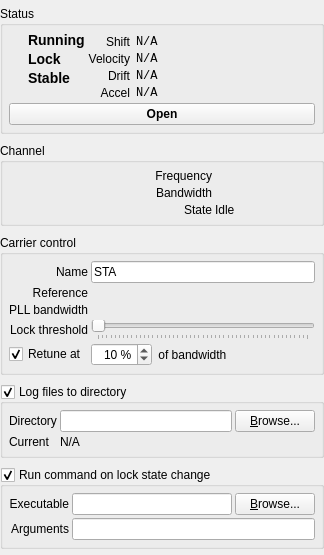
<?xml version="1.0" encoding="UTF-8"?>
<ui version="4.0">
 <class>DriftTool</class>
 <widget class="QWidget" name="DriftTool">
  <property name="geometry">
   <rect>
    <x>0</x>
    <y>0</y>
    <width>324</width>
    <height>555</height>
   </rect>
  </property>
  <property name="sizePolicy">
   <sizepolicy hsizetype="Preferred" vsizetype="Fixed">
    <horstretch>0</horstretch>
    <verstretch>0</verstretch>
   </sizepolicy>
  </property>
  <property name="windowTitle">
   <string>Form</string>
  </property>
  <layout class="QGridLayout" name="gridLayout_5">
   <property name="leftMargin">
    <number>0</number>
   </property>
   <property name="topMargin">
    <number>0</number>
   </property>
   <property name="rightMargin">
    <number>0</number>
   </property>
   <property name="bottomMargin">
    <number>0</number>
   </property>
   <property name="spacing">
    <number>3</number>
   </property>
   <item row="0" column="0">
    <widget class="QGroupBox" name="groupBox_2">
     <property name="sizePolicy">
      <sizepolicy hsizetype="Preferred" vsizetype="Fixed">
       <horstretch>0</horstretch>
       <verstretch>0</verstretch>
      </sizepolicy>
     </property>
     <property name="title">
      <string>Status</string>
     </property>
     <layout class="QGridLayout" name="gridLayout_2">
      <property name="leftMargin">
       <number>6</number>
      </property>
      <property name="topMargin">
       <number>6</number>
      </property>
      <property name="rightMargin">
       <number>6</number>
      </property>
      <property name="bottomMargin">
       <number>6</number>
      </property>
      <property name="spacing">
       <number>3</number>
      </property>
      <item row="3" column="1">
       <widget class="QLabel" name="label_15">
        <property name="text">
         <string>Drift</string>
        </property>
        <property name="alignment">
         <set>Qt::AlignRight|Qt::AlignTrailing|Qt::AlignVCenter</set>
        </property>
       </widget>
      </item>
      <item row="1" column="1">
       <widget class="QLabel" name="label_12">
        <property name="text">
         <string>Shift</string>
        </property>
        <property name="alignment">
         <set>Qt::AlignRight|Qt::AlignTrailing|Qt::AlignVCenter</set>
        </property>
       </widget>
      </item>
      <item row="2" column="3">
       <widget class="QLabel" name="velocityLabel">
        <property name="font">
         <font>
          <family>Monospace</family>
         </font>
        </property>
        <property name="text">
         <string>N/A</string>
        </property>
       </widget>
      </item>
      <item row="4" column="3">
       <widget class="QLabel" name="accelLabel">
        <property name="font">
         <font>
          <family>Monospace</family>
         </font>
        </property>
        <property name="text">
         <string>N/A</string>
        </property>
       </widget>
      </item>
      <item row="1" column="3">
       <widget class="QLabel" name="shiftLabel">
        <property name="sizePolicy">
         <sizepolicy hsizetype="Expanding" vsizetype="Preferred">
          <horstretch>0</horstretch>
          <verstretch>0</verstretch>
         </sizepolicy>
        </property>
        <property name="font">
         <font>
          <family>Monospace</family>
         </font>
        </property>
        <property name="text">
         <string>N/A</string>
        </property>
       </widget>
      </item>
      <item row="2" column="1">
       <widget class="QLabel" name="label_18">
        <property name="text">
         <string>Velocity</string>
        </property>
        <property name="alignment">
         <set>Qt::AlignRight|Qt::AlignTrailing|Qt::AlignVCenter</set>
        </property>
       </widget>
      </item>
      <item row="4" column="1">
       <widget class="QLabel" name="label_19">
        <property name="text">
         <string>Accel</string>
        </property>
        <property name="alignment">
         <set>Qt::AlignRight|Qt::AlignTrailing|Qt::AlignVCenter</set>
        </property>
       </widget>
      </item>
      <item row="3" column="3">
       <widget class="QLabel" name="driftLabel">
        <property name="sizePolicy">
         <sizepolicy hsizetype="Expanding" vsizetype="Preferred">
          <horstretch>0</horstretch>
          <verstretch>0</verstretch>
         </sizepolicy>
        </property>
        <property name="font">
         <font>
          <family>Monospace</family>
         </font>
        </property>
        <property name="text">
         <string>N/A</string>
        </property>
       </widget>
      </item>
      <item row="5" column="0" colspan="4">
       <widget class="QPushButton" name="openButton">
        <property name="font">
         <font>
          <bold>true</bold>
         </font>
        </property>
        <property name="text">
         <string>Open</string>
        </property>
        <property name="checkable">
         <bool>true</bool>
        </property>
       </widget>
      </item>
      <item row="0" column="0" rowspan="5">
       <widget class="QFrame" name="frame_2">
        <property name="sizePolicy">
         <sizepolicy hsizetype="Fixed" vsizetype="Preferred">
          <horstretch>0</horstretch>
          <verstretch>0</verstretch>
         </sizepolicy>
        </property>
        <property name="minimumSize">
         <size>
          <width>0</width>
          <height>28</height>
         </size>
        </property>
        <property name="frameShape">
         <enum>QFrame::NoFrame</enum>
        </property>
        <property name="frameShadow">
         <enum>QFrame::Raised</enum>
        </property>
        <layout class="QGridLayout" name="gridLayout_3">
         <property name="leftMargin">
          <number>0</number>
         </property>
         <property name="topMargin">
          <number>0</number>
         </property>
         <property name="rightMargin">
          <number>0</number>
         </property>
         <property name="bottomMargin">
          <number>0</number>
         </property>
         <property name="spacing">
          <number>3</number>
         </property>
         <item row="1" column="1">
          <widget class="QLabel" name="label_8">
           <property name="text">
            <string>&lt;html&gt;&lt;head/&gt;&lt;body&gt;&lt;h3 style=&quot; margin-top:14px; margin-bottom:12px; margin-left:0px; margin-right:0px; -qt-block-indent:0; text-indent:0px;&quot;&gt;&lt;span style=&quot; font-size:large; font-weight:700;&quot;&gt;Lock&lt;/span&gt;&lt;/h3&gt;&lt;/body&gt;&lt;/html&gt;</string>
           </property>
           <property name="textFormat">
            <enum>Qt::RichText</enum>
           </property>
          </widget>
         </item>
         <item row="0" column="0">
          <widget class="LED" name="runningLed">
           <property name="minimumSize">
            <size>
             <width>16</width>
             <height>16</height>
            </size>
           </property>
           <property name="maximumSize">
            <size>
             <width>16</width>
             <height>16</height>
            </size>
           </property>
           <property name="color">
            <enum>LED::Red</enum>
           </property>
           <property name="on">
            <bool>false</bool>
           </property>
          </widget>
         </item>
         <item row="0" column="1">
          <widget class="QLabel" name="label_5">
           <property name="text">
            <string>&lt;html&gt;&lt;head/&gt;&lt;body&gt;&lt;h3 style=&quot; margin-top:14px; margin-bottom:12px; margin-left:0px; margin-right:0px; -qt-block-indent:0; text-indent:0px;&quot;&gt;&lt;span style=&quot; font-size:large; font-weight:700;&quot;&gt;Running&lt;/span&gt;&lt;/h3&gt;&lt;/body&gt;&lt;/html&gt;</string>
           </property>
           <property name="textFormat">
            <enum>Qt::RichText</enum>
           </property>
          </widget>
         </item>
         <item row="1" column="0">
          <widget class="LED" name="lockLed">
           <property name="minimumSize">
            <size>
             <width>16</width>
             <height>16</height>
            </size>
           </property>
           <property name="maximumSize">
            <size>
             <width>16</width>
             <height>16</height>
            </size>
           </property>
           <property name="color">
            <enum>LED::Yellow</enum>
           </property>
           <property name="on">
            <bool>false</bool>
           </property>
          </widget>
         </item>
         <item row="4" column="1">
          <spacer name="verticalSpacer">
           <property name="orientation">
            <enum>Qt::Vertical</enum>
           </property>
           <property name="sizeHint" stdset="0">
            <size>
             <width>20</width>
             <height>1</height>
            </size>
           </property>
          </spacer>
         </item>
         <item row="2" column="0">
          <widget class="LED" name="stableLed">
           <property name="minimumSize">
            <size>
             <width>16</width>
             <height>16</height>
            </size>
           </property>
           <property name="maximumSize">
            <size>
             <width>16</width>
             <height>16</height>
            </size>
           </property>
           <property name="color">
            <enum>LED::Green</enum>
           </property>
          </widget>
         </item>
         <item row="2" column="1">
          <widget class="QLabel" name="label_16">
           <property name="font">
            <font>
             <bold>false</bold>
            </font>
           </property>
           <property name="text">
            <string>&lt;h3&gt;Stable&lt;/h3&gt;</string>
           </property>
           <property name="textFormat">
            <enum>Qt::RichText</enum>
           </property>
          </widget>
         </item>
        </layout>
       </widget>
      </item>
     </layout>
    </widget>
   </item>
   <item row="5" column="0">
    <widget class="QGroupBox" name="runCommandGroup">
     <property name="sizePolicy">
      <sizepolicy hsizetype="Preferred" vsizetype="Fixed">
       <horstretch>0</horstretch>
       <verstretch>0</verstretch>
      </sizepolicy>
     </property>
     <property name="title">
      <string>Run command on lock state change</string>
     </property>
     <property name="checkable">
      <bool>true</bool>
     </property>
     <layout class="QGridLayout" name="runCommandLayout">
      <property name="leftMargin">
       <number>6</number>
      </property>
      <property name="topMargin">
       <number>6</number>
      </property>
      <property name="rightMargin">
       <number>6</number>
      </property>
      <property name="bottomMargin">
       <number>6</number>
      </property>
      <property name="spacing">
       <number>3</number>
      </property>
      <item row="0" column="1">
       <widget class="QLineEdit" name="programPathEdit"/>
      </item>
      <item row="0" column="0">
       <widget class="QLabel" name="label_10">
        <property name="text">
         <string>Executable</string>
        </property>
        <property name="alignment">
         <set>Qt::AlignRight|Qt::AlignTrailing|Qt::AlignVCenter</set>
        </property>
       </widget>
      </item>
      <item row="0" column="2">
       <widget class="QPushButton" name="programBrowseButton">
        <property name="text">
         <string>&amp;Browse...</string>
        </property>
       </widget>
      </item>
      <item row="1" column="1" colspan="2">
       <widget class="QLineEdit" name="programArgumentsEdit"/>
      </item>
      <item row="1" column="0">
       <widget class="QLabel" name="label_11">
        <property name="text">
         <string>Arguments</string>
        </property>
        <property name="alignment">
         <set>Qt::AlignRight|Qt::AlignTrailing|Qt::AlignVCenter</set>
        </property>
       </widget>
      </item>
     </layout>
    </widget>
   </item>
   <item row="4" column="0">
    <widget class="QGroupBox" name="logFileGroup">
     <property name="sizePolicy">
      <sizepolicy hsizetype="Preferred" vsizetype="Fixed">
       <horstretch>0</horstretch>
       <verstretch>0</verstretch>
      </sizepolicy>
     </property>
     <property name="title">
      <string>Log files to directory</string>
     </property>
     <property name="checkable">
      <bool>true</bool>
     </property>
     <layout class="QGridLayout" name="logFileGroupLayout">
      <property name="leftMargin">
       <number>6</number>
      </property>
      <property name="topMargin">
       <number>6</number>
      </property>
      <property name="rightMargin">
       <number>6</number>
      </property>
      <property name="bottomMargin">
       <number>6</number>
      </property>
      <property name="spacing">
       <number>3</number>
      </property>
      <item row="0" column="0">
       <widget class="QLabel" name="label_13">
        <property name="text">
         <string>Directory</string>
        </property>
       </widget>
      </item>
      <item row="0" column="1">
       <widget class="QLineEdit" name="logDirEdit"/>
      </item>
      <item row="0" column="2">
       <widget class="QPushButton" name="logDirBrowseButton">
        <property name="text">
         <string>&amp;Browse...</string>
        </property>
       </widget>
      </item>
      <item row="1" column="0">
       <widget class="QLabel" name="label_14">
        <property name="text">
         <string>Current</string>
        </property>
       </widget>
      </item>
      <item row="1" column="1" colspan="2">
       <widget class="QLabel" name="currLogFileEdit">
        <property name="text">
         <string>N/A</string>
        </property>
        <property name="textFormat">
         <enum>Qt::RichText</enum>
        </property>
       </widget>
      </item>
     </layout>
    </widget>
   </item>
   <item row="3" column="0">
    <widget class="QGroupBox" name="groupBox_3">
     <property name="sizePolicy">
      <sizepolicy hsizetype="Preferred" vsizetype="Fixed">
       <horstretch>0</horstretch>
       <verstretch>0</verstretch>
      </sizepolicy>
     </property>
     <property name="title">
      <string>Carrier control</string>
     </property>
     <layout class="QGridLayout" name="gridLayout_4">
      <property name="leftMargin">
       <number>6</number>
      </property>
      <property name="topMargin">
       <number>6</number>
      </property>
      <property name="rightMargin">
       <number>6</number>
      </property>
      <property name="bottomMargin">
       <number>6</number>
      </property>
      <property name="spacing">
       <number>3</number>
      </property>
      <item row="4" column="2">
       <widget class="QLabel" name="label_22">
        <property name="sizePolicy">
         <sizepolicy hsizetype="Expanding" vsizetype="Preferred">
          <horstretch>0</horstretch>
          <verstretch>0</verstretch>
         </sizepolicy>
        </property>
        <property name="text">
         <string> of bandwidth</string>
        </property>
       </widget>
      </item>
      <item row="1" column="1" colspan="2">
       <widget class="FrequencySpinBox" name="refFreqSpin"/>
      </item>
      <item row="1" column="0">
       <widget class="QLabel" name="label_3">
        <property name="text">
         <string>Reference</string>
        </property>
        <property name="alignment">
         <set>Qt::AlignRight|Qt::AlignTrailing|Qt::AlignVCenter</set>
        </property>
       </widget>
      </item>
      <item row="3" column="1" colspan="2">
       <widget class="QSlider" name="thresholdSlider">
        <property name="maximum">
         <number>100</number>
        </property>
        <property name="pageStep">
         <number>50</number>
        </property>
        <property name="orientation">
         <enum>Qt::Horizontal</enum>
        </property>
        <property name="tickPosition">
         <enum>QSlider::TicksBelow</enum>
        </property>
        <property name="tickInterval">
         <number>2</number>
        </property>
       </widget>
      </item>
      <item row="3" column="0">
       <widget class="QLabel" name="label_9">
        <property name="text">
         <string>Lock threshold</string>
        </property>
        <property name="alignment">
         <set>Qt::AlignRight|Qt::AlignTrailing|Qt::AlignVCenter</set>
        </property>
       </widget>
      </item>
      <item row="2" column="1" colspan="2">
       <widget class="FrequencySpinBox" name="pllBwSpin"/>
      </item>
      <item row="4" column="0">
       <widget class="QCheckBox" name="retuneCheck">
        <property name="text">
         <string>Retune at</string>
        </property>
        <property name="checked">
         <bool>true</bool>
        </property>
       </widget>
      </item>
      <item row="2" column="0">
       <widget class="QLabel" name="label_7">
        <property name="text">
         <string>PLL bandwidth</string>
        </property>
        <property name="alignment">
         <set>Qt::AlignRight|Qt::AlignTrailing|Qt::AlignVCenter</set>
        </property>
       </widget>
      </item>
      <item row="4" column="1">
       <widget class="QDoubleSpinBox" name="retuneTriggerSpin">
        <property name="sizePolicy">
         <sizepolicy hsizetype="Preferred" vsizetype="Fixed">
          <horstretch>0</horstretch>
          <verstretch>0</verstretch>
         </sizepolicy>
        </property>
        <property name="alignment">
         <set>Qt::AlignRight|Qt::AlignTrailing|Qt::AlignVCenter</set>
        </property>
        <property name="suffix">
         <string> %</string>
        </property>
        <property name="decimals">
         <number>0</number>
        </property>
        <property name="maximum">
         <double>100.000000000000000</double>
        </property>
        <property name="value">
         <double>10.000000000000000</double>
        </property>
       </widget>
      </item>
      <item row="0" column="0">
       <widget class="QLabel" name="label_6">
        <property name="text">
         <string>Name</string>
        </property>
        <property name="alignment">
         <set>Qt::AlignRight|Qt::AlignTrailing|Qt::AlignVCenter</set>
        </property>
       </widget>
      </item>
      <item row="0" column="1" colspan="2">
       <widget class="QLineEdit" name="nameEdit">
        <property name="text">
         <string>STA</string>
        </property>
       </widget>
      </item>
     </layout>
    </widget>
   </item>
   <item row="2" column="0">
    <widget class="QGroupBox" name="groupBox">
     <property name="sizePolicy">
      <sizepolicy hsizetype="Preferred" vsizetype="Fixed">
       <horstretch>0</horstretch>
       <verstretch>0</verstretch>
      </sizepolicy>
     </property>
     <property name="title">
      <string>Channel</string>
     </property>
     <layout class="QGridLayout" name="gridLayout">
      <property name="leftMargin">
       <number>6</number>
      </property>
      <property name="topMargin">
       <number>6</number>
      </property>
      <property name="rightMargin">
       <number>6</number>
      </property>
      <property name="bottomMargin">
       <number>6</number>
      </property>
      <property name="spacing">
       <number>3</number>
      </property>
      <item row="3" column="0" colspan="2">
       <widget class="QLabel" name="label_2">
        <property name="text">
         <string>Bandwidth</string>
        </property>
        <property name="alignment">
         <set>Qt::AlignRight|Qt::AlignTrailing|Qt::AlignVCenter</set>
        </property>
       </widget>
      </item>
      <item row="2" column="2">
       <widget class="FrequencySpinBox" name="frequencySpin"/>
      </item>
      <item row="3" column="2">
       <widget class="FrequencySpinBox" name="bandwidthSpin"/>
      </item>
      <item row="2" column="0" colspan="2">
       <widget class="QLabel" name="label">
        <property name="text">
         <string>Frequency</string>
        </property>
        <property name="alignment">
         <set>Qt::AlignRight|Qt::AlignTrailing|Qt::AlignVCenter</set>
        </property>
       </widget>
      </item>
      <item row="4" column="0" colspan="2">
       <widget class="QLabel" name="label_4">
        <property name="text">
         <string>State</string>
        </property>
        <property name="alignment">
         <set>Qt::AlignRight|Qt::AlignTop|Qt::AlignTrailing</set>
        </property>
       </widget>
      </item>
      <item row="4" column="2">
       <widget class="QLabel" name="stateLabel">
        <property name="minimumSize">
         <size>
          <width>0</width>
          <height>0</height>
         </size>
        </property>
        <property name="text">
         <string>Idle</string>
        </property>
        <property name="alignment">
         <set>Qt::AlignLeading|Qt::AlignLeft|Qt::AlignTop</set>
        </property>
        <property name="wordWrap">
         <bool>false</bool>
        </property>
       </widget>
      </item>
     </layout>
    </widget>
   </item>
  </layout>
 </widget>
 <customwidgets>
  <customwidget>
   <class>LED</class>
   <extends>QWidget</extends>
   <header>LED.h</header>
  </customwidget>
  <customwidget>
   <class>FrequencySpinBox</class>
   <extends>QWidget</extends>
   <header>FrequencySpinBox.h</header>
  </customwidget>
 </customwidgets>
 <resources/>
 <connections/>
</ui>
